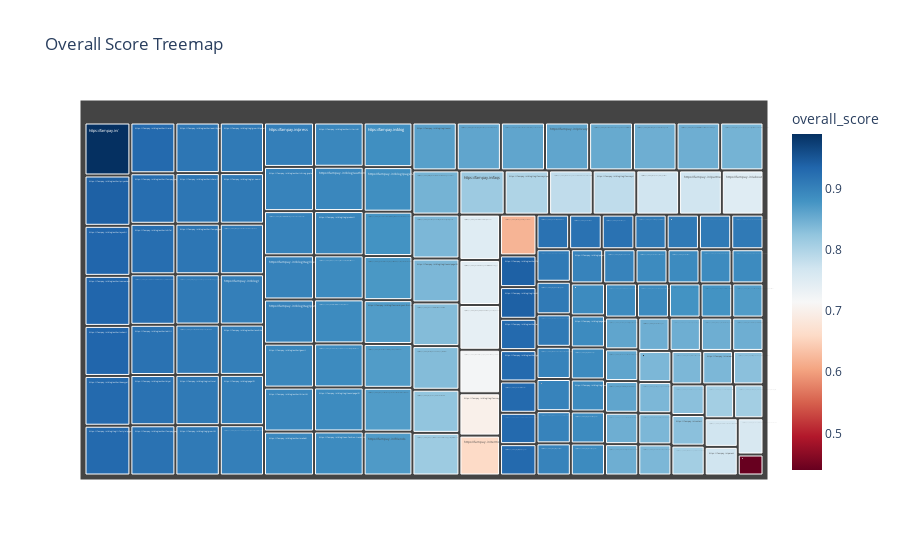

This figure's notebook cell:
### Code cell
fig = px.treemap(data, path=['url'], values='overall_score',
                 color='overall_score', hover_data=['overall_score'],
                 color_continuous_scale='RdBu', title='Overall Score Treemap')

fig.write_html("../../fam-report-site/public/Web-Analytics/overall_score_treemap.html")
fig.show()

### Figure 1 — Plotly figure (JSON) as saved in the notebook; plotly's stock layout.template omitted (floating-point values rounded to 4 significant figures; data arrays with more than 128 entries replaced by an {"elided": "..."} marker saying what was removed)
{"data": [{"branchvalues": "total", "customdata": {"elided": "144x2 float values"}, "domain": {"x": [0, 1], "y": [0, 1]}, "hovertemplate": "labels=%{label}<br>overall_score_sum=%{value}<br>parent=%{parent}<br>id=%{id}<br>overall_score=%{color}<extra></extra>", "ids": {"elided": "144 str values"}, "labels": {"elided": "144 str values"}, "marker": {"coloraxis": "coloraxis", "colors": {"elided": "144 float values"}}, "name": "", "parents": {"elided": "144 str values"}, "type": "treemap", "values": {"elided": "144 float values"}}], "layout": {"coloraxis": {"colorbar": {"title": {"text": "overall_score"}}, "colorscale": [[0, "rgb(103,0,31)"], [0.1, "rgb(178,24,43)"], [0.2, "rgb(214,96,77)"], [0.3, "rgb(244,165,130)"], [0.4, "rgb(253,219,199)"], [0.5, "rgb(247,247,247)"], [0.6, "rgb(209,229,240)"], [0.7, "rgb(146,197,222)"], [0.8, "rgb(67,147,195)"], [0.9, "rgb(33,102,172)"], [1, "rgb(5,48,97)"]]}, "legend": {"tracegroupgap": 0}, "title": {"text": "Overall Score Treemap"}}}
